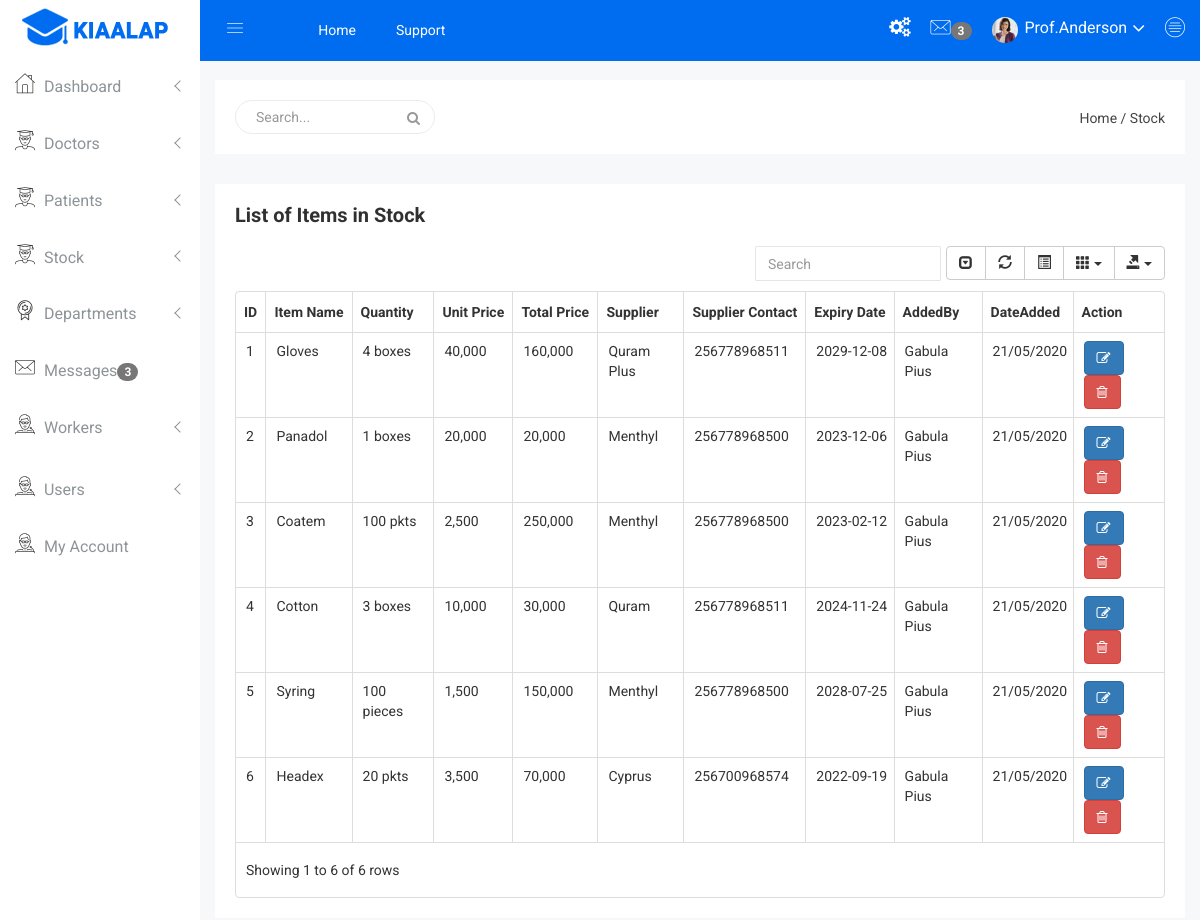
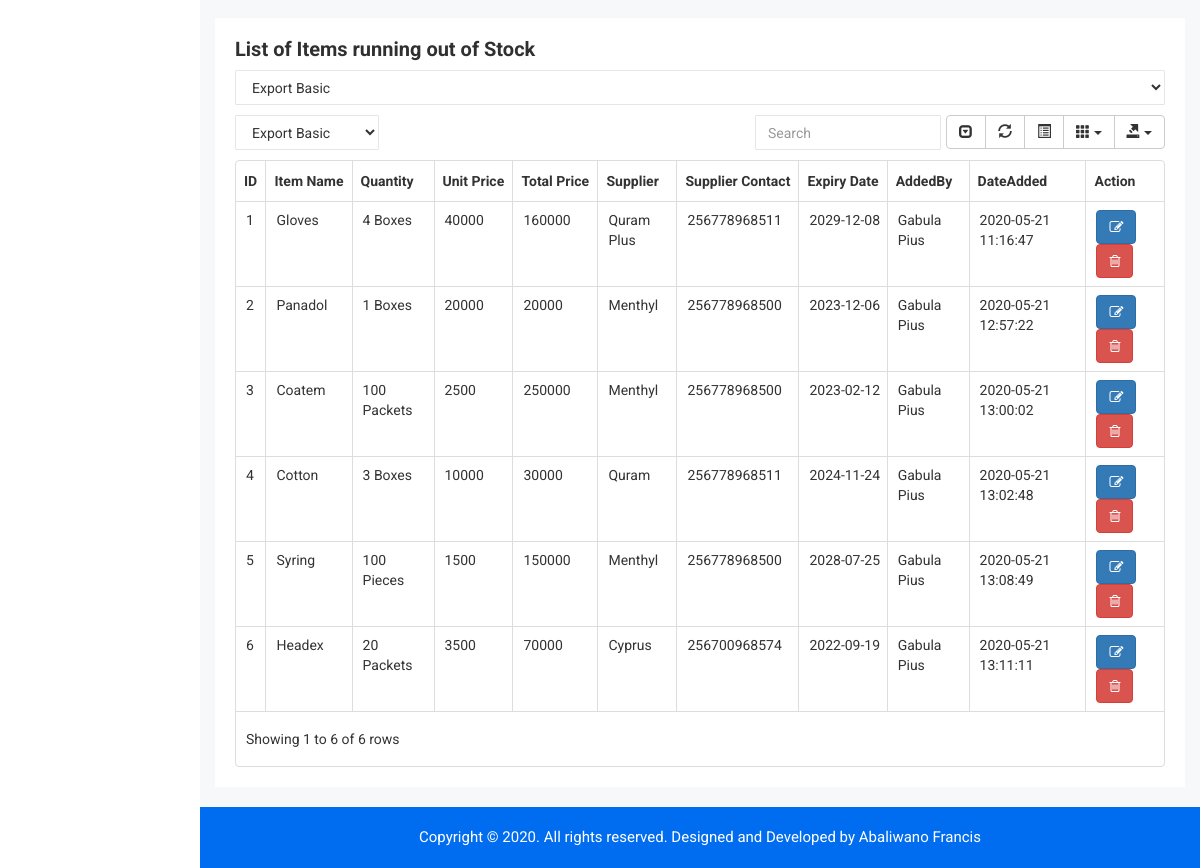
Screenshot of /available_stock.php with the database file from the repository (2 pictures, top to bottom).
### tables this page shows
CREATE TABLE IF NOT EXISTS `t_stock` (
  `id` int(11) NOT NULL AUTO_INCREMENT,
  `name` varchar(100) DEFAULT NULL,
  `quantity` int(11) DEFAULT NULL,
  `unit_price` int(11) DEFAULT NULL,
  `total_price` int(11) DEFAULT NULL,
  `supplier_name` varchar(50) NOT NULL,
  `supplier_contact` varchar(12) NOT NULL,
  `exp_date` varchar(20) NOT NULL,
  `unit_id` int(11) DEFAULT NULL,
  `user_id` int(11) NOT NULL,
  `date_added` timestamp NULL DEFAULT CURRENT_TIMESTAMP,
  PRIMARY KEY (`id`)
);

### available_stock.php (the view, shortened to what this page needs)
<!doctype html>
<html class="no-js" lang="en">
    <?php include 'includes/head.php'; ?>
<body>
<?php include 'includes/sidebar.php'; ?>
<div class="all-content-wrapper">
    <div class="container-fluid">
        <div class="row">
            <div class="col-lg-12 col-md-12 col-sm-12 col-xs-12">
                <div class="logo-pro">
                    <a href="index.html"><img class="main-logo" src="img/logo/logo.png" alt="" /></a>
                </div>
            </div>
        </div>
    </div>
<div class="header-advance-area">
<?php include 'includes/topbar.php'; ?>
<div class="breadcome-area">
    <div class="container-fluid">
        <div class="row">
            <div class="col-lg-12 col-md-12 col-sm-12 col-xs-12">
                <div class="breadcome-list single-page-breadcome">
                    <div class="row">
                        <div class="col-lg-6 col-md-6 col-sm-6 col-xs-12">
                            <div class="breadcome-heading">
                                <form role="search" class="sr-input-func">
                                    <input type="text" placeholder="Search..." class="search-int form-control">
                                    <a href="#"><i class="fa fa-search"></i></a>
                                </form>
                            </div>
                        </div>
                        <div class="col-lg-6 col-md-6 col-sm-6 col-xs-12">
                            <ul class="breadcome-menu">
                                <li><a href="#">Home</a> <span class="bread-slash">/</span>
                                </li>
                                <li><span class="bread-blod">Stock</span>
                                </li>
                            </ul>
                        </div>
                    </div>
                </div>
            </div>
        </div>
    </div>
</div>
</div>
<div class="data-table-area mg-b-15">
    <div class="container-fluid">
        <div class="row">
            <div class="col-lg-12 col-md-12 col-sm-12 col-xs-12">
                <div class="sparkline13-list">
                    <div class="sparkline13-hd">
                        <div class="main-sparkline13-hd">
                            <h1>List of <span class="table-project-n">Items in</span> Stock</h1>
                        </div>
                    </div>
                    <div class="sparkline13-graph">
                        <div class="datatable-dashv1-list custom-datatable-overright">
                            <div id="toolbar1">
                                <select class="form-control dt-tb">
                                    <option value="">Export Basic</option>
                                </select>
                            </div>
                            <table id="table" data-toggle="table" data-pagination="true" data-search="true" data-show-columns="true" data-show-pagination-switch="true" data-show-refresh="true" data-key-events="true" data-show-toggle="true" data-resizable="true" data-cookie="true"
                                data-cookie-id-table="saveId" data-show-export="true" data-click-to-select="true" data-toolbar="#toolbar1">
                                <thead>
                                    <tr>
                                        <th data-field="id" >ID</th>
                                        <th data-field="name" data-editable="false">Item Name</th>
                                        <th data-field="dept" data-editable="false">Quantity</th>
                                        <th data-field="email" data-editable="false">Unit Price</th>
                                        <th data-field="tprij" data-editable="false">Total Price</th>
                                        <th data-field="units" data-editable="false">Supplier</th>
                                        <th data-field="status" data-editable="false">Supplier Contact</th>
                                        <th data-field="expiry" data-editable="false">Expiry Date</th>
                                        <th data-field="addedby" data-editable="false">AddedBy</th>
                                        <th data-field="date" data-editable="false">DateAdded</th>
                                        <th data-field="action">Action</th>
                                    </tr>
                                </thead>
                                <tbody>
                                    <?php
include"includes/dbcon.php";
$sql = mysqli_query($con, "SELECT *, (SELECT symbol FROM units WHERE id=t_stock.unit_id) as units, (SELECT name FROM sys_users WHERE id=t_stock.user_id) as addedby FROM `t_stock`");
$No = 0;
while($results = mysqli_fetch_array($sql)){
    $No++
?>
                                    <tr>
                                        <td><?php echo $No; ?></td>
                                        <td><?php echo $results['name']; ?></td>
                                        <td><?php echo $results['quantity']." ".$results['units']; ?></td>
                                        <td><?php echo number_format($results['unit_price']); ?></td>
                                        <td><?php echo number_format($results['total_price']); ?></td>
                                        <td><?php echo $results['supplier_name']; ?></td>
                                        <td><?php echo $results['supplier_contact']; ?></td>
                                        <td><?php echo $results['exp_date']; ?></td>
<?php
$date = strtotime($results['date_added']);
$date_added = date("d/m/Y", $date);
?>
                                        <td><?php echo $results['addedby']; ?></td>
                                        <td><?php echo $date_added; ?></td>
                                        <td><button data-toggle="tooltip" title="Edit" class="btn btn-primary"><i class="fa fa-pencil-square-o" aria-hidden="true"></i></button>
                                        <a href="#"><button data-toggle="tooltip" title="Trash" class="btn btn-danger"><i class="fa fa-trash-o" aria-hidden="true"></i></button></a>
                                        </td>
                                    </tr>
                                <?php } ?>
                                </tbody>
                            </table>
                        </div>
                    </div>
                </div>
            </div>
        </div>
    </div>
</div>
<div class="data-table-area mg-b-15">
    <div class="container-fluid">
        <div class="row">
            <div class="col-lg-12 col-md-12 col-sm-12 col-xs-12">
                <div class="sparkline13-list">
                    <div class="sparkline13-hd">
                        <div class="main-sparkline13-hd">
                            <h1>List of <span class="table-project-n">Items running out of </span> Stock</h1>
                        </div>
                    </div>
                    <div class="sparkline13-graph">
                        <div class="datatable-dashv1-list custom-datatable-overright">
                            <div id="toolbar1">
                                <select class="form-control dt-tb">
                                    <option value="">Export Basic</option>
                                </select>
                            </div>
                            <table id="table" data-toggle="table" data-pagination="true" data-search="true" data-show-columns="true" data-show-pagination-switch="true" data-show-refresh="true" data-key-events="true" data-show-toggle="true" data-resizable="true" data-cookie="true"
                                data-cookie-id-table="saveId" data-show-export="true" data-click-to-select="true" data-toolbar="#toolbar1">
                                <thead>
                                    <tr>
                                        <th data-field="id" >ID</th>
                                        <th data-field="name" data-editable="false">Item Name</th>
                                        <th data-field="dept" data-editable="false">Quantity</th>
                                        <th data-field="email" data-editable="false">Unit Price</th>
                                        <th data-field="tprij" data-editable="false">Total Price</th>
                                        <th data-field="units" data-editable="false">Supplier</th>
                                        <th data-field="status" data-editable="false">Supplier Contact</th>
                                        <th data-field="expiry" data-editable="false">Expiry Date</th>
                                        <th data-field="addedby" data-editable="false">AddedBy</th>
                                        <th data-field="date" data-editable="false">DateAdded</th>
                                        <th data-field="action">Action</th>
                                    </tr>
                                </thead>
                                <tbody>
                                    <?php
include"includes/dbcon.php";
$sql = mysqli_query($con, "SELECT *, (SELECT name FROM units WHERE id=t_stock.unit_id) as units, (SELECT name FROM sys_users WHERE id=t_stock.user_id) as addedby FROM `t_stock`");
$No = 0;
while($results = mysqli_fetch_array($sql)){
    $No++
?>
                                    <tr>
                                        <td><?php echo $No; ?></td>
                                        <td><?php echo $results['name']; ?></td>
                                        <td><?php echo $results['quantity']." ".$results['units']; ?></td>
                                        <td><?php echo $results['unit_price']; ?></td>
                                        <td><?php echo $results['total_price']; ?></td>
                                        <td><?php echo $results['supplier_name']; ?></td>
                                        <td><?php echo $results['supplier_contact']; ?></td>
                                        <td><?php echo $results['exp_date']; ?></td>
                                        <td><?php echo $results['addedby']; ?></td>
                                        <td><?php echo $results['date_added']; ?></td>
                                        <td><button data-toggle="tooltip" title="Edit" class="btn btn-primary"><i class="fa fa-pencil-square-o" aria-hidden="true"></i></button>
                                        <a href="#"><button data-toggle="tooltip" title="Trash" class="btn btn-danger"><i class="fa fa-trash-o" aria-hidden="true"></i></button></a>
                                        </td>
                                    </tr>
                                <?php } ?>
                                </tbody>
                            </table>
                        </div>
                    </div>
                </div>
            </div>
        </div>
    </div>
</div>
        <?php include 'includes/footer.php'; ?>
</body>
</html>

### css/main.css (style rules this page uses)
html { color: #222; font-size: 1em; line-height: 1.4; }

### rows the page displays
t_stock: name "Gloves", quantity "4", units "boxes", unit_price "40,000", total_price "160,000", supplier_name "Quram Plus", supplier_contact "256778968511", exp_date "2029-12-08", addedby "Gabula Pius", date_added "21/05/2020", units "Boxes", unit_price "40000", total_price "160000", date_added "2020-05-21 11:16:47"
t_stock: name "Panadol", quantity "1", units "boxes", unit_price "20,000", total_price "20,000", supplier_name "Menthyl", supplier_contact "256778968500", exp_date "2023-12-06", addedby "Gabula Pius", date_added "21/05/2020", units "Boxes", unit_price "20000", total_price "20000", date_added "2020-05-21 12:57:22"
t_stock: name "Coatem", quantity "100", units "pkts", unit_price "2,500", total_price "250,000", supplier_name "Menthyl", supplier_contact "256778968500", exp_date "2023-02-12", addedby "Gabula Pius", date_added "21/05/2020", units "Packets", unit_price "2500", total_price "250000", date_added "2020-05-21 13:00:02"
t_stock: name "Cotton", quantity "3", units "boxes", unit_price "10,000", total_price "30,000", supplier_name "Quram", supplier_contact "256778968511", exp_date "2024-11-24", addedby "Gabula Pius", date_added "21/05/2020", units "Boxes", unit_price "10000", total_price "30000", date_added "2020-05-21 13:02:48"
t_stock: name "Syring", quantity "100", units "pieces", unit_price "1,500", total_price "150,000", supplier_name "Menthyl", supplier_contact "256778968500", exp_date "2028-07-25", addedby "Gabula Pius", date_added "21/05/2020", units "Pieces", unit_price "1500", total_price "150000", date_added "2020-05-21 13:08:49"
t_stock: name "Headex", quantity "20", units "pkts", unit_price "3,500", total_price "70,000", supplier_name "Cyprus", supplier_contact "256700968574", exp_date "2022-09-19", addedby "Gabula Pius", date_added "21/05/2020", units "Packets", unit_price "3500", total_price "70000", date_added "2020-05-21 13:11:11"

### other values shown
$results1['num'] "3"
$results['num'] "3"
